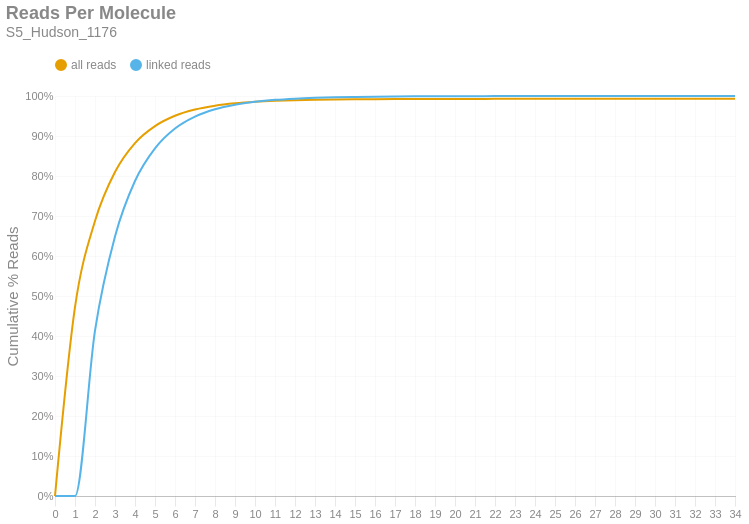

Here is the notebook cell this chart was saved with:
### Markdown cell above
### Reads per Molecule
This chart shows the cumulative distribution of the number of reads per linked molecule. That is, how many alignments are associated with a unique molecule. This excludes the number of reads associated with invalid or absent linked-read barcodes. The `linked` histogram is the percentages recalculated when disregarding singletons.

### Code cell
if SKIPLR:
    print_html(f"Skipped")
else:
    counts = np.bincount(valids['reads'].cast(pl.Int64).to_numpy())
    weighted = counts * np.arange(len(counts))
    all_perc = weighted / n_reads
    linked_perc = weighted / n_linked_reads
    linked_perc[1] = 0
    binned_df = pl.DataFrame({
        'readsper': list(range(len(counts))),
        'all reads (cumsum)': np.cumsum(all_perc).tolist(),
        'linked reads (cumsum)': np.cumsum(linked_perc).tolist(),
    })

    with SafeRender(binned_df):
        (
            density_plot(binned_df, 'Reads Per Molecule', samplename, 'readspmol')
            .encode(
                x=alt.X('readsper:O', title=None).axis(labelAngle=0).scale(padding=0),
                y=alt.Y('value:Q', title='Cumulative % Reads').axis(format='%').stack(False),
                color=alt.Color("key:N").scale(domain=["all reads", "linked reads"]),
                tooltip=[
                    alt.Tooltip("key:N", title="Data Type"),
                    alt.Tooltip("readsper:O", title="Reads Per Molecule"),
                    alt.Tooltip("value:Q", format=".2%", title="% Reads (Cum.)")
                ]            
            )
        ).display()

### Figure 1 — Vega-Lite specification as saved in the notebook (floating-point values rounded to 4 significant figures)
{"width": "container", "height": 400, "config": {"title": {"anchor": "start", "dy": -15, "fontSize": 18, "color": "#888888", "subtitleColor": "#888888", "subtitleFontSize": 14}, "arc": {"fill": "#0072B2"}, "axis": {"domainColor": "#888888", "domainWidth": 0.5, "gridWidth": 0.2, "grid": false, "titleFontWeight": 400, "titleFontSize": 15, "labelFontSize": 11, "labelColor": "#888888", "tickColor": "#888888", "tickWidth": 0.2, "titleColor": "#888888"}, "axisBand": {"grid": false}, "axisX": {"grid": true, "tickSize": 10, "domainCap": "round"}, "axisY": {"domain": false, "grid": true, "tickSize": 0, "domainCap": "round"}, "background": "transparent", "header": {"labelFontSize": 15, "labelColor": "#888888", "titleFontSize": 15, "titleFontWeight": 600, "titleColor": "#888888"}, "legend": {"labelFont": "sans-serif", "labelFontSize": 12, "labelColor": "#888888", "symbolSize": 100, "symbolType": "circle", "titleFontSize": 12, "titlePadding": 10, "titleColor": "#888888", "title": null, "orient": "top"}, "range": {"category": ["#E69F00", "#56B4E9", "#009E73", "#F0E442", "#0072B2", "#D55E00", "#CC79A7", "#000000"], "diverging": ["#cfe8f3", "#a2d4ec", "#73bfe2", "#46abdb", "#1696d2", "#12719e"]}, "area": {"fill": "#0072B2", "fillOpacity": 0.7, "line": true, "strokeOpacity": 0.7}, "line": {"color": "#0072B2", "stroke": "#0072B2", "strokeWidth": 2}, "trail": {"color": "#0072B2", "stroke": "#0072B2", "strokeWidth": 0, "size": 1}, "point": {"filled": true, "fillOpacity": 1.0, "size": 95}, "text": {"color": "#888888", "fontSize": 11, "align": "right", "fontWeight": 400, "size": 11}, "bar": {"fill": "#0072B2", "stroke": null}, "view": {"stroke": null, "continuousWidth": 660, "continuousHeight": 400}}, "data": {"name": "data-31a4b75fca93dd98ec206a62f413462a"}, "mark": {"type": "line", "interpolate": "monotone", "point": {"opacity": 0, "size": 275}}, "encoding": {"color": {"field": "key", "scale": {"domain": ["all reads", "linked reads"]}, "type": "nominal"}, "tooltip": [{"field": "key", "title": "Data Type", "type": "nominal"}, {"field": "readsper", "title": "Reads Per Molecule", "type": "ordinal"}, {"field": "value", "format": ".2%", "title": "% Reads (Cum.)", "type": "quantitative"}], "x": {"axis": {"labelAngle": 0}, "field": "readsper", "scale": {"padding": 0}, "title": null, "type": "ordinal"}, "y": {"axis": {"format": "%"}, "field": "value", "stack": false, "title": "Cumulative % Reads", "type": "quantitative"}}, "params": [{"name": "param_c36ac31b6afebe62", "select": {"type": "point", "fields": ["key"]}, "bind": "legend"}], "title": {"text": "Reads Per Molecule", "subtitle": "S5_Hudson_1176"}, "transform": [{"fold": ["all reads (cumsum)", "linked reads (cumsum)"]}, {"calculate": "replace(datum.key, ' (cumsum)', '')", "as": "key"}, {"filter": {"param": "param_c36ac31b6afebe62"}}], "usermeta": {"embedOptions": {"downloadFileName": "S5_Hudson_1176.readspmol"}}, "$schema": "https://vega.github.io/schema/vega-lite/v6.1.0.json", "datasets": {"data-31a4b75fca93dd98ec206a62f413462a": [{"readsper": 0, "all reads (cumsum)": 0.0, "linked reads (cumsum)": 0.0}, {"readsper": 1, "all reads (cumsum)": 0.4721, "linked reads (cumsum)": 0.0}, {"readsper": 2, "all reads (cumsum)": 0.6876, "linked reads (cumsum)": 0.4136}, {"readsper": 3, "all reads (cumsum)": 0.8101, "linked reads (cumsum)": 0.6488}, {"readsper": 4, "all reads (cumsum)": 0.8823, "linked reads (cumsum)": 0.7876}, {"readsper": 5, "all reads (cumsum)": 0.9248, "linked reads (cumsum)": 0.8692}, {"readsper": 6, "all reads (cumsum)": 0.9507, "linked reads (cumsum)": 0.9188}, {"readsper": 7, "all reads (cumsum)": 0.9662, "linked reads (cumsum)": 0.9486}, {"readsper": 8, "all reads (cumsum)": 0.9758, "linked reads (cumsum)": 0.9669}, {"readsper": 9, "all reads (cumsum)": 0.9817, "linked reads (cumsum)": 0.9783}, {"readsper": 10, "all reads (cumsum)": 0.9855, "linked reads (cumsum)": 0.9856}, {"readsper": 11, "all reads (cumsum)": 0.988, "linked reads (cumsum)": 0.9904}, {"readsper": 12, "all reads (cumsum)": 0.9895, "linked reads (cumsum)": 0.9934}, {"readsper": 13, "all reads (cumsum)": 0.9906, "linked reads (cumsum)": 0.9954}, {"readsper": 14, "all reads (cumsum)": 0.9913, "linked reads (cumsum)": 0.9968}, {"readsper": 15, "all reads (cumsum)": 0.9918, "linked reads (cumsum)": 0.9977}, {"readsper": 16, "all reads (cumsum)": 0.9922, "linked reads (cumsum)": 0.9984}, {"readsper": 17, "all reads (cumsum)": 0.9924, "linked reads (cumsum)": 0.9988}, {"readsper": 18, "all reads (cumsum)": 0.9925, "linked reads (cumsum)": 0.9991}, {"readsper": 19, "all reads (cumsum)": 0.9926, "linked reads (cumsum)": 0.9993}, {"readsper": 20, "all reads (cumsum)": 0.9927, "linked reads (cumsum)": 0.9995}, {"readsper": 21, "all reads (cumsum)": 0.9928, "linked reads (cumsum)": 0.9996}, {"readsper": 22, "all reads (cumsum)": 0.9928, "linked reads (cumsum)": 0.9997}, {"readsper": 23, "all reads (cumsum)": 0.9929, "linked reads (cumsum)": 0.9998}, {"readsper": 24, "all reads (cumsum)": 0.9929, "linked reads (cumsum)": 0.9999}, {"readsper": 25, "all reads (cumsum)": 0.9929, "linked reads (cumsum)": 0.9999}, {"readsper": 26, "all reads (cumsum)": 0.993, "linked reads (cumsum)": 0.9999}, {"readsper": 27, "all reads (cumsum)": 0.993, "linked reads (cumsum)": 1.0}, {"readsper": 28, "all reads (cumsum)": 0.993, "linked reads (cumsum)": 1.0}, {"readsper": 29, "all reads (cumsum)": 0.993, "linked reads (cumsum)": 1.0}, {"readsper": 30, "all reads (cumsum)": 0.993, "linked reads (cumsum)": 1.0}, {"readsper": 31, "all reads (cumsum)": 0.993, "linked reads (cumsum)": 1.0}, {"readsper": 32, "all reads (cumsum)": 0.993, "linked reads (cumsum)": 1.0}, {"readsper": 33, "all reads (cumsum)": 0.993, "linked reads (cumsum)": 1.0}, {"readsper": 34, "all reads (cumsum)": 0.993, "linked reads (cumsum)": 1.0}]}}
